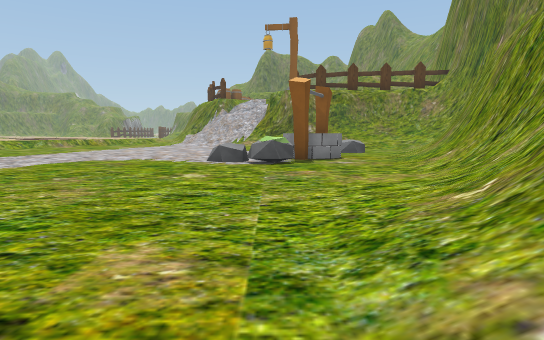
view 1 (above)

24 first-person views from a walk through a scene from a Unity 3-D project. The camera is 1.2 m above the floor, tilts 6° down and sees 75° across. The floor is counted in squares, 2 m on a side. Each view is taken from the middle of a square. On the plan, view 1 faces up. The plan holds only what a view shows up to about 10 squares ahead; the rest is blank. The place goes on beyond the plan. The player is left out. Some surface patterns are stand-ins.

view 2
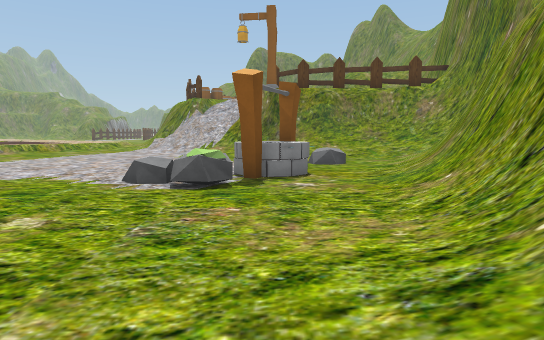

view 3
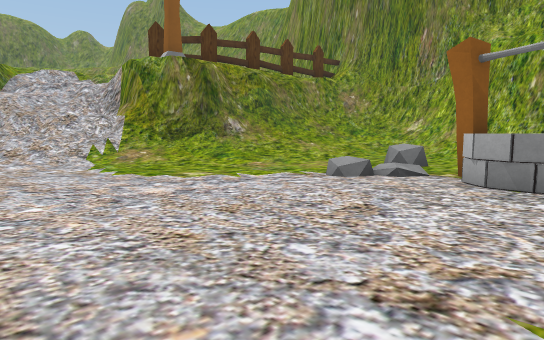

view 4
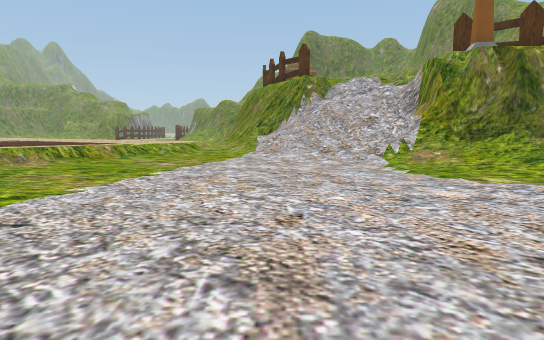

view 5
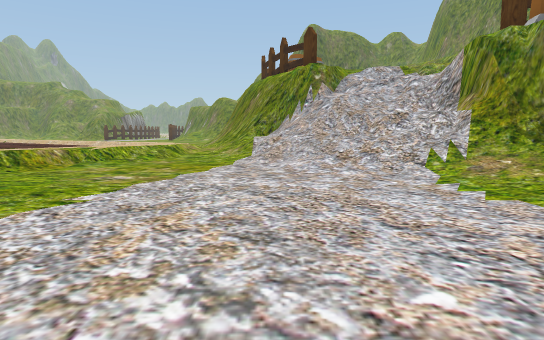

view 6
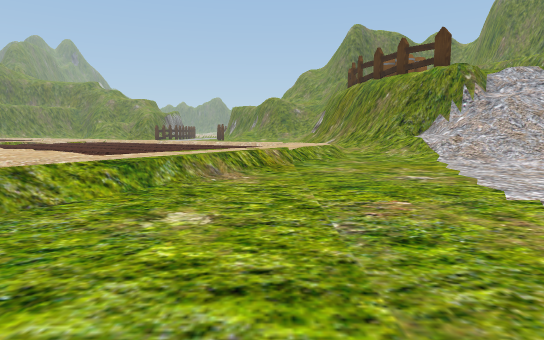

view 7
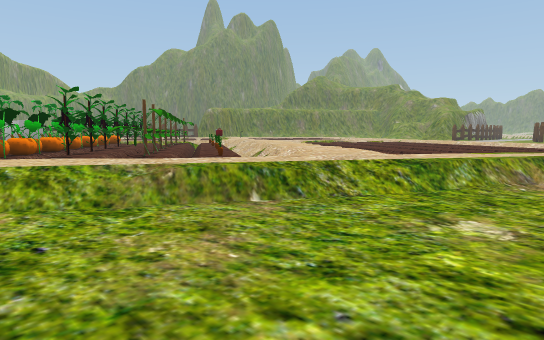

view 8
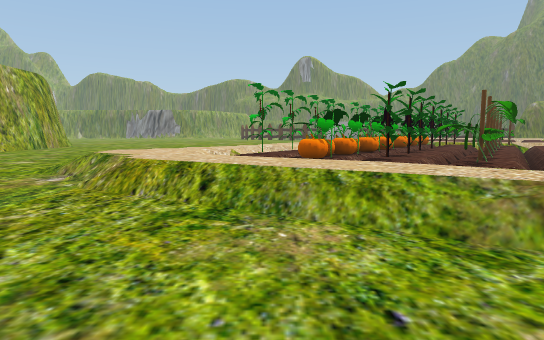

view 9
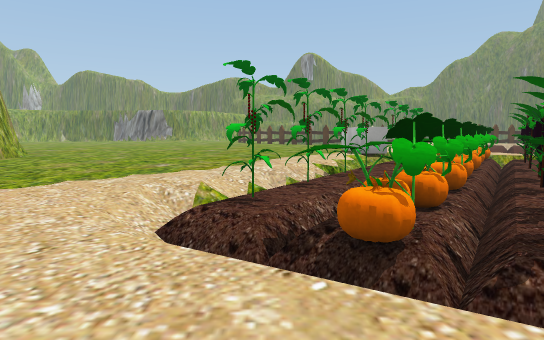

view 10
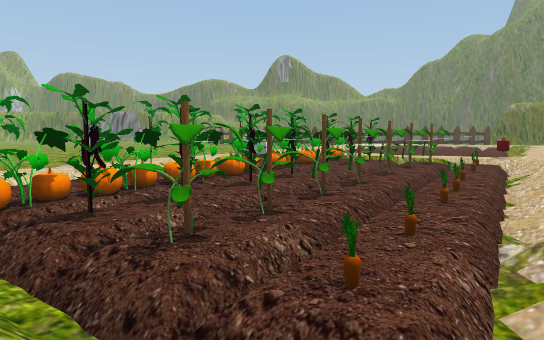

view 11
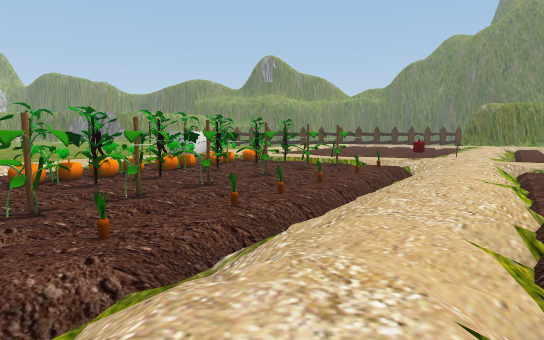

view 12
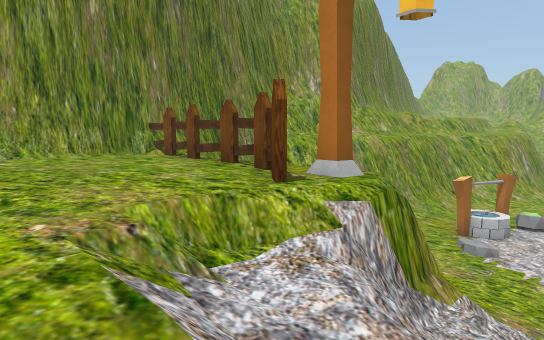

view 13
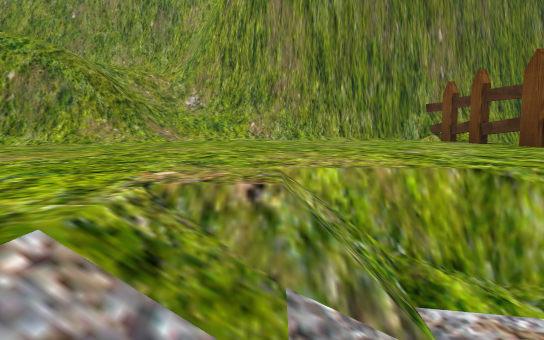

view 14
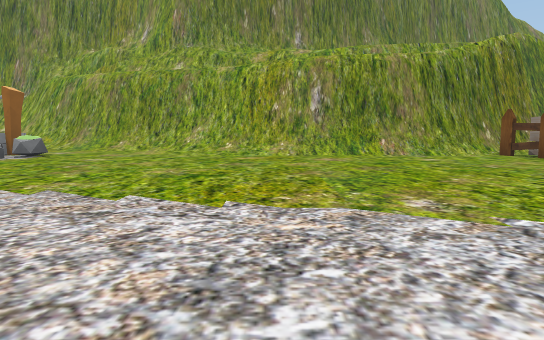

view 15
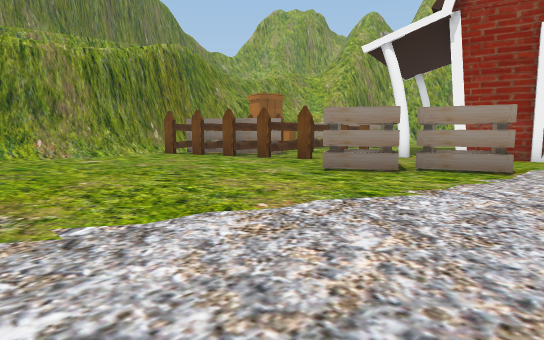

view 16
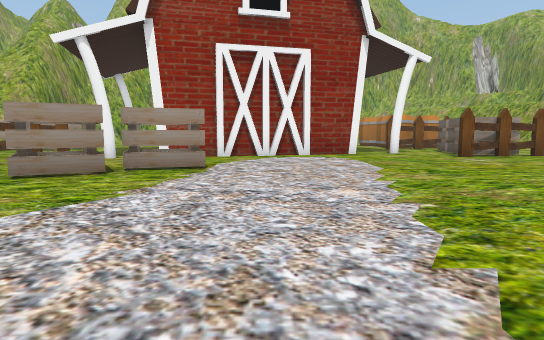

view 17
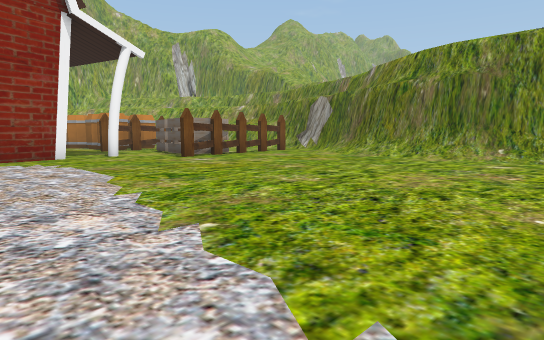

view 18
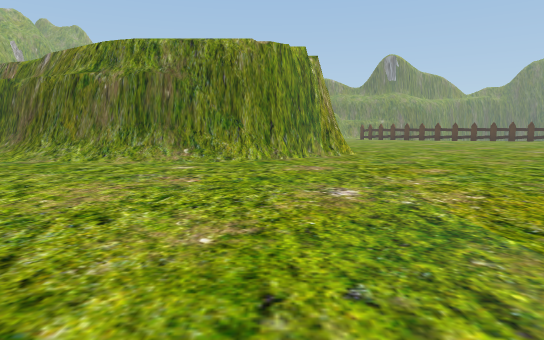

view 19
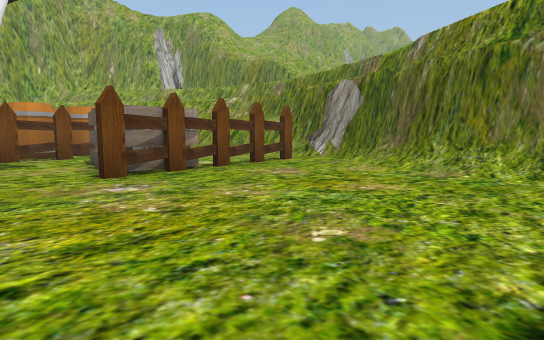

view 20
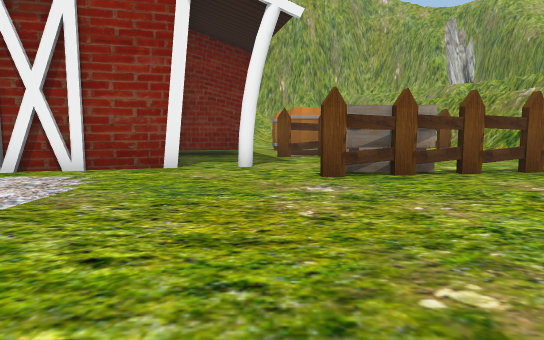

view 21
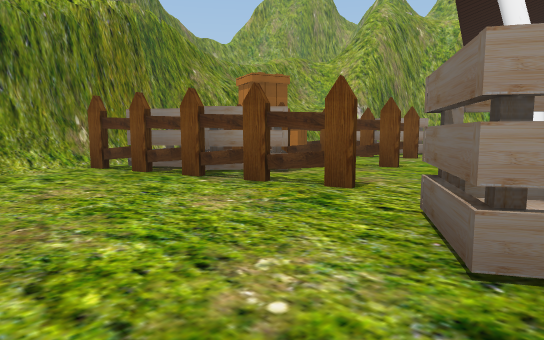

view 22
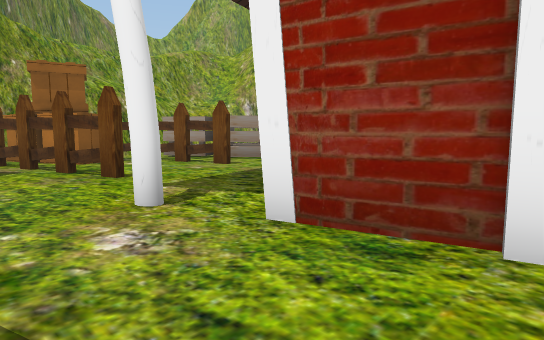

view 23
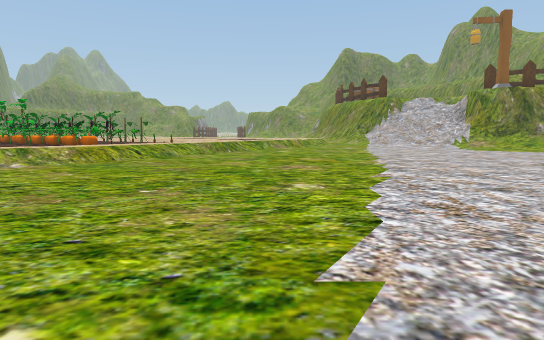

view 24
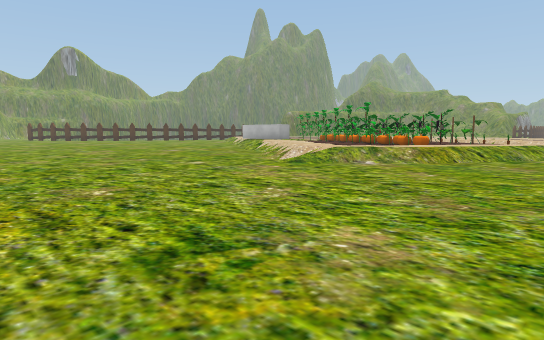

### Floor plan
Key: @ floor where view 1 was taken; # wall or solid block; . main floor; : floor 0.25 m higher than the main floor; + floor 0.5 m higher than the main floor; * floor 0.75 m higher than the main floor; % floor 5 m higher than the main floor; / step, stairs or slope; = window, fence, low wall or low ledge; ^ raised ledge; v drop or lower ground; W well; R rock; S streetlight; P pumpkin; B barrel; C crate; O other object.
Columns run from 22 left of view 1 to 9 right of it. Each row starts with its distance up from view 1.
 22   O                    %%%%%///#
 21  *O                 /%%%%%%%%%/#
 20  +*++  OO OOO   /=#v=///%%%%%%/#
 19  OO /OO.OOO:OO +///#////%%%%%%##
 18   +O///OOOOOOO//./////=O%%%%%%#
 17   +OO//*/O.O //...////#SOO#%%%#
 16  ++OOOO///OO/+/....///#########
 15  +POOO:OO/*///......///##=   ##
 14  OPPPOOOOO/*//.......//////  #
 13  #OPPPOOOOO+/..........///// #
 12 ^^/OOPPPOO/+...............//#
 11   ++/OPPP/+/............R///##
 10    ++/OOP+/.............../##
  9 ..../++//+/............W.//#
  8 .....//++/...........R.W./##
  7 ......///.............R../#
  6 ........................./#
  5 .........................##
  4 ......................../#
  3 .......................//
  2   ...................../#
  1   #..................../
  0   ##........ .........@#
 -1    #/..................#
 -2    #/..................#
 -3    ##..................#
 -4    ##..................#
 -5    ##...........O.....O##
 -6    #/.........OOOOOOOOO##
 -7    #/..........O....OOOO#
 -8    #.............#...OO##
 -9   ##.OOOO.....###..OO.CC
-10   #=#..OO..####  .....CC
-11   #....O...       ..OOO
-12        O....       ..OOO
-13    = OOOO#.#        OOOO
-14    =   BBB##          OO

Where each view was taken, in squares from view 1:
view 1: 0 up, 0 right, facing up
view 2: 2 up, 1 right, facing up
view 3: 8 up, 4 left, facing up-right
view 4: 8 up, 4 left, facing up
view 5: 10 up, 4 left, facing up
view 6: 10 up, 8 left, facing up
view 7: 10 up, 8 left, facing up-left
view 8: 10 up, 9 left, facing left
view 9: 10 up, 12 left, facing left
view 10: 13 up, 11 left, facing left
view 11: 15 up, 11 left, facing left
view 12: 21 up, 2 left, facing down-right
view 13: 20 up, 1 left, facing right
view 14: 1 up, 9 left, facing right
view 15: 0 up, 9 left, facing down-right
view 16: 0 up, 9 left, facing down
view 17: 1 down, 9 left, facing down-left
view 18: 1 down, 10 left, facing left
view 19: 4 down, 12 left, facing down-left
view 20: 4 down, 13 left, facing down
view 21: 3 down, 6 left, facing down-right
view 22: 7 down, 8 left, facing down-right
view 23: 1 up, 9 left, facing up
view 24: 1 up, 10 left, facing up-left
